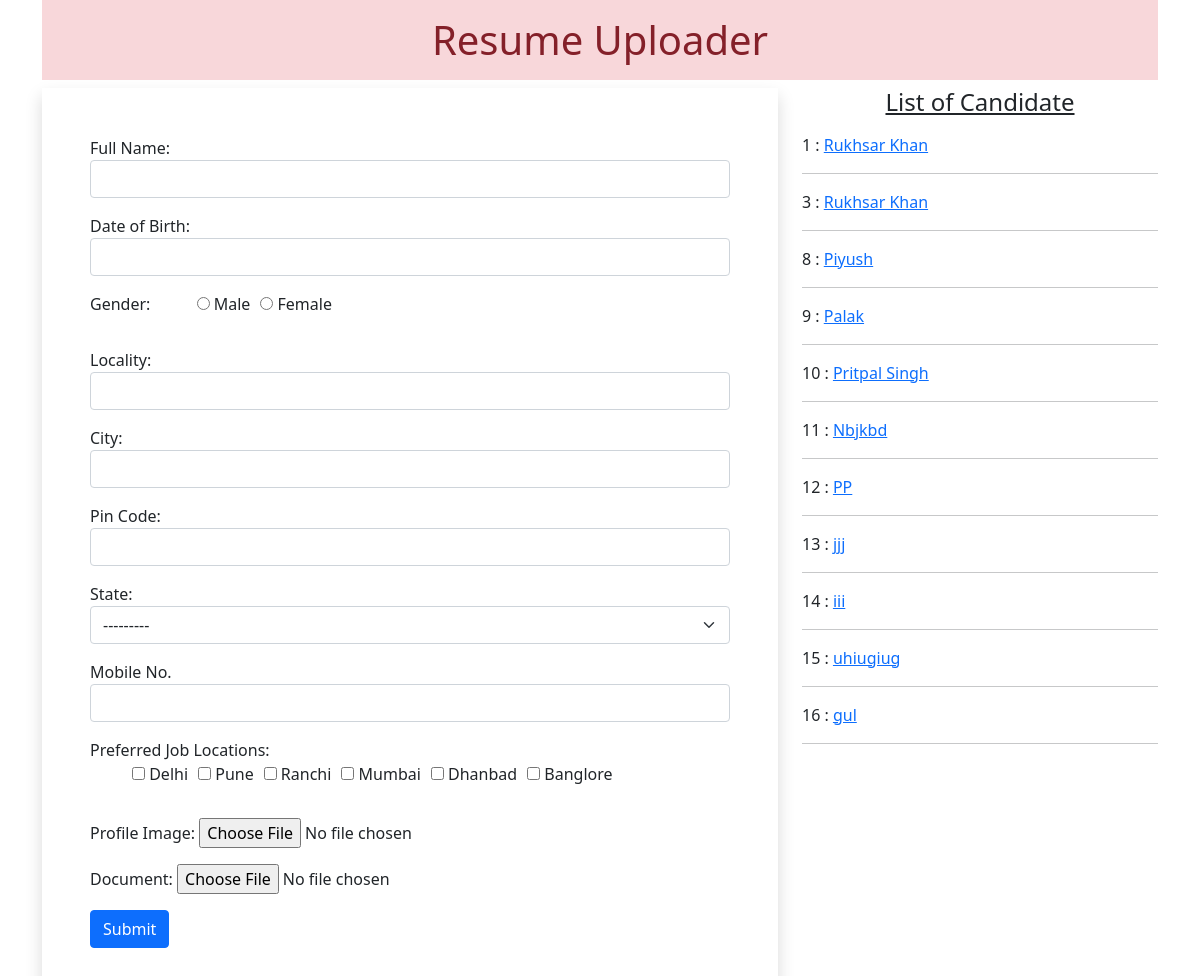
/, run on an earlier commit of the app's database.
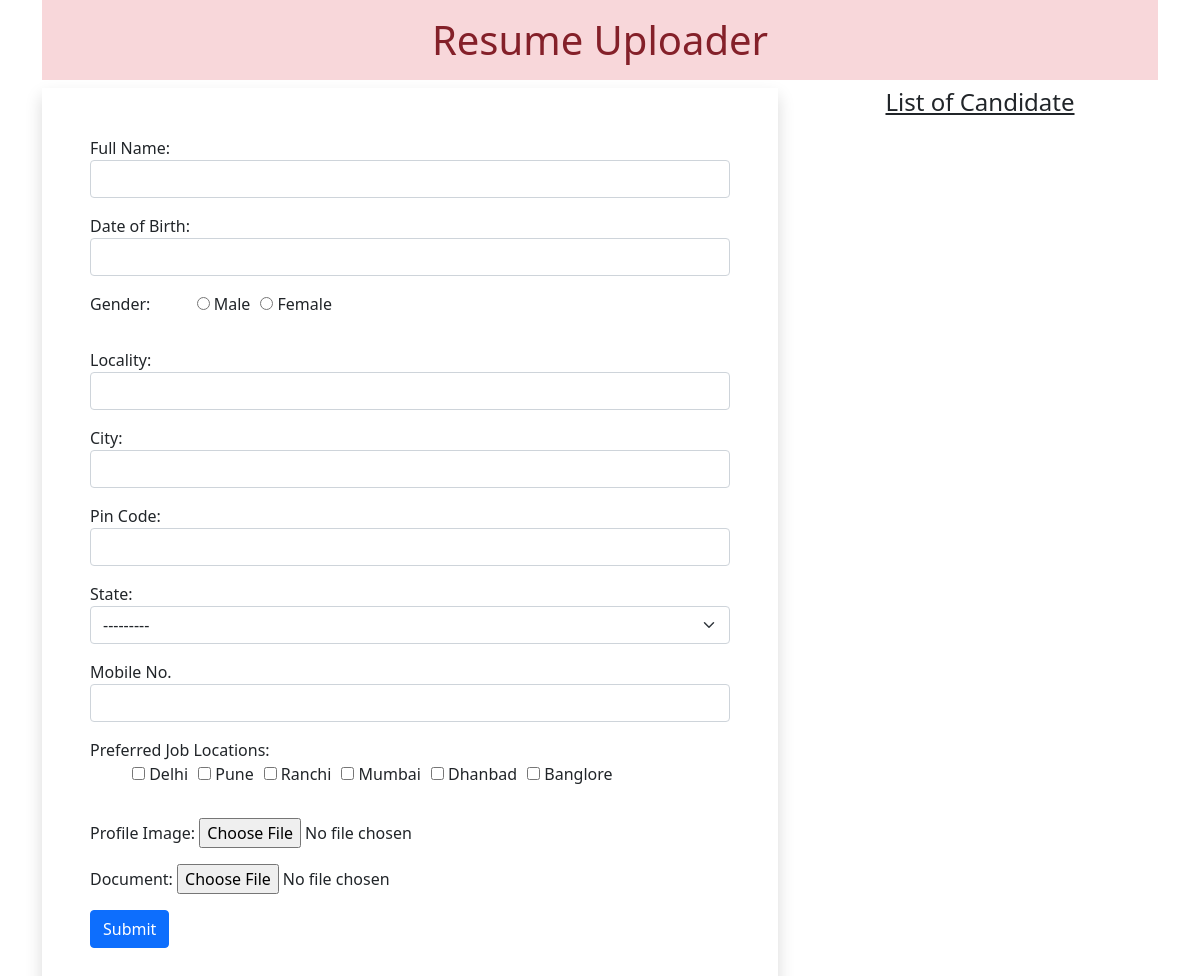
And on a later commit of the database.
### myapp/models.py (models this page shows)
class Resume(models.Model):
    name = models.CharField(max_length=100)
    dob =  models.DateField(auto_now=False, auto_now_add=False)
    gender = models.CharField(max_length=100)
    locality = models.CharField(max_length=100)
    city = models.CharField(max_length=100)
    pin = models.PositiveIntegerField()
    state = models.CharField(choices=STATE_CHOICES, max_length=50)
    mobile = models.PositiveIntegerField()
    email = models.EmailField()
    job_city = models.CharField(max_length=50)
    profile_image = models.ImageField(upload_to="images", blank=True)
    my_file = models.FileField(upload_to="images", blank=True)

### myapp/views.py (the view, shortened to what this page needs)
# urls.py: path('', views.HomeView.as_view(), name='home'),
class HomeView(View):
    def get(self, request):
        form = ResumeForm()
        candidates = Resume.objects.all()
        return render(request, 'myapp/home.html',{'candidates':candidates, 'form':form})

### myapp/templates/myapp/home.html (shortened to what this page needs)
<!DOCTYPE html>
{% load static %}
<html lang="en">
<head>
 <link href="https://cdn.jsdelivr.net/npm/bootstrap@5.0.0-beta2/dist/css/bootstrap.min.css" rel="stylesheet">
 <link rel="stylesheet" href="//code.jquery.com/ui/1.12.1/themes/base/jquery-ui.css">
</head>
<body>
   <div class="container mb-5">
  <h1 class="alert-danger text-center p-3">Resume Uploader</h1>
  <div class="row">
   <div class="col-sm-8">
    <form action="" method="post" enctype="multipart/form-data" class="shadow p-5">
     {% for fm in form %}
       <div class="form-group mb-3">
       {{fm.label_tag}} {{fm}} <small class="text-danger">{{fm.errors|striptags}}</small>
       </div>
     {% endfor %}
     <input type="submit" value="Submit" class="btn btn-primary">
    </form>
   </div>
   <div class="col-sm-4">
    <h4 class="text-center mb-3"><u>List of Candidate</u></h4>
    {% for candidate in candidates %}
     {{candidate.id}} : <a href="{% url 'candidate' candidate.id %}">{{candidate.name}}</a>
     <hr>
    {% endfor %}
   </div>
  </div>
 </div>
</body>
</html>

### myapp/templates/myapp/home.html (style rules this page uses)
#id_gender, #id_job_city { list-style-type: none; display: inline-flex; }
#id_gender > li { padding-left: 10px; }
#id_job_city > li { padding-left: 10px; }

What changed in the data, as far as the page shows it:
removed Resume: id "1", name "Rukhsar Khan"
removed Resume: id "3", name "Rukhsar Khan"
removed Resume: id "8", name "Piyush"
removed Resume: id "9", name "Palak"
removed Resume: id "10", name "Pritpal Singh"
removed Resume: id "11", name "Nbjkbd"
removed Resume: id "12", name "PP"
removed Resume: id "13", name "jjj"
removed Resume: id "14", name "iii"
removed Resume: id "15", name "uhiugiug"
removed Resume: id "16", name "gul"
